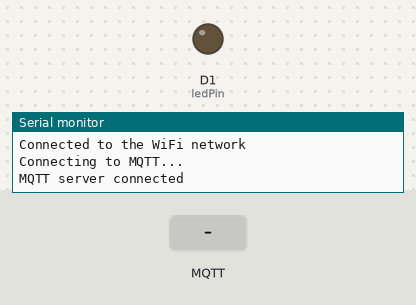
The sketch below on a simulated ESP8266 (NodeMCU). Shown: output pins drawn as LEDs (lit = HIGH), the last lines printed to the serial monitor. The inputs (shaded band) are chosen by the test bench. WiFi joins after 1.5 s; servers stay silent unless stated; no MQTT or app messages arrive unless stated.

Above: at 2.7 s.
2.8 s: MQTT message "y" arrives on the first subscribed topic
At 3.1 s:
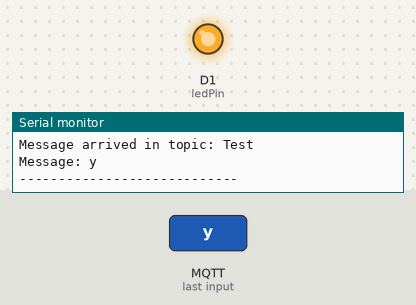
4.3 s: MQTT message "n" arrives on the first subscribed topic
At 5.4 s:
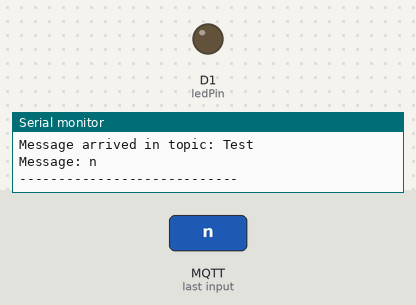
Timing chart, 0 to 7.3 s (numbered marks = the images above; inputs shaded):
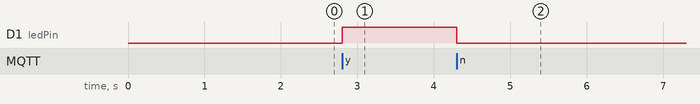

Measured:
- after the input at 2.8 s, D1 (ledPin): LOW → HIGH at once
- after the input at 4.3 s, D1 (ledPin): HIGH → LOW at once

The sketch:

sub_test.ino
```cpp
#include <ESP8266WiFi.h>
#include <PubSubClient.h>

const uint8_t ledPin = D1;
const char* ssid = "rPi3AP";
const char* wifi_password = "password";
const char* mqtt_server = "10.0.0.1";
const char* mqtt_topic = "Test";
const char* clientID = "ESP8266";
WiFiClient wifiClient;
PubSubClient client(mqtt_server, 1883, wifiClient);

void callback(char* topic, byte* payload, unsigned int length){
  Serial.print("Message arrived in topic: ");
  Serial.println(topic);
  Serial.print("Message: ");
  for (int i = 0; i < length; i++) {
    Serial.print((char)payload[i]);
  }
  if((char)payload[0] == 'y'){
    digitalWrite(ledPin, HIGH);
  }
  if((char)payload[0] == 'n'){
    digitalWrite(ledPin, LOW);
  }
  Serial.println();
  Serial.println("----------------------------");
}

void setup() {
  pinMode(ledPin, OUTPUT);
  // put your setup code here, to run once:
  Serial.begin(115200);
  WiFi.begin(ssid, wifi_password);
  while (WiFi.status() != WL_CONNECTED) {
    delay(500);
    Serial.println("Connecting to WiFi");
    //while(true){
    //  delay(500);
    //  Serial.print(".");
    //}
  }
  Serial.println("Connected to the WiFi network");
  //client.setServer(mqttServer, mqttPort);
  client.setCallback(callback);

  while (!client.connected()) {
    Serial.println("Connecting to MQTT...");
    if (client.connect(clientID)) {
      Serial.println("MQTT server connected");
    } else {
      Serial.print("failed with state: ");
      Serial.print(client.state());
      delay(2000);
    }
  }
  client.subscribe(mqtt_topic);
}

void loop() {
  // put your main code here, to run repeatedly:
client.loop();
}
```
